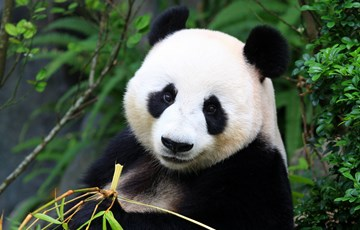
#> input picture input1.jpg, 360 x 230 px, found by its file name
$ python 'Histogram Find.py'
#> lines starting #> are read from the running program, lines starting #| are printed output that depends on the picture; after the words box and inside, x2 and y2 are one past the last pixel; in counts of white or black regions, pixels touching at a corner belong together
from PIL import Image
from PIL import ImageDraw

# Open image and get pixel values
img = Image.open('input1.jpg')
#> img is the input picture: PIL image 360x230 RGB; mean R, G, B 72.7, 86.6, 69.7
img = img.convert('L')
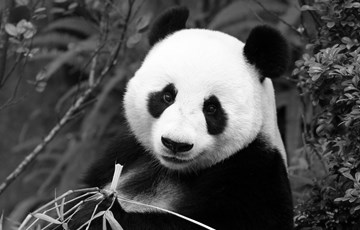
#> img: PIL image 360x230 L; min 0, max 255, mean 80.5
pixels = list(img.getdata())
#> pixels = 82800 items

# Create histogram
histogram = [0] * 256
for pixel in pixels:
    print(pixel)
    histogram[pixel] += 1
#> this loop made 82800 passes
#> pixel on passes 1 to 3: 79, 78, 80
#| 79
#| 78
#| 80
#| 82
#| 78
#| 69
#| 64
#| 64
#> (further printed lines are left out)
#> after the loop, histogram = 256 values, max 1997 at index 2, min 12 at index 255, mean 323.4

# Normalize histogram values to [0, 255]
max_count = max(histogram)
#> max_count = 1997
normalized_hist = [round((count / max_count) * 255) for count in histogram]
#> normalized_hist = 256 values, max 255 at index 2, min 2 at index 255, mean 41.29

# Create histogram image
hist_img = Image.new('RGB', (256, 256), color='white')
#> hist_img: PIL image 256x256 RGB; every value is 255
draw = ImageDraw.Draw(hist_img)
for i, count in enumerate(normalized_hist):
    draw.line((i, 255, i, 255-count), fill='black', width=1)
#> this loop made 256 passes
#> count on passes 1 to 3: 18, 109, 255

# Save histogram image
hist_img.save('histogram.png')
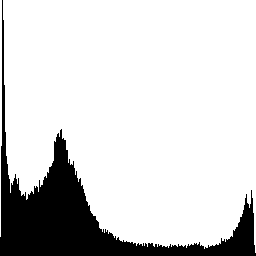
#> saved as histogram.png: PIL image 256x256 RGB; 83.5% white; 1 black region, box (x1, y1, x2, y2) and area: (0, 0, 256, 256) 10827
